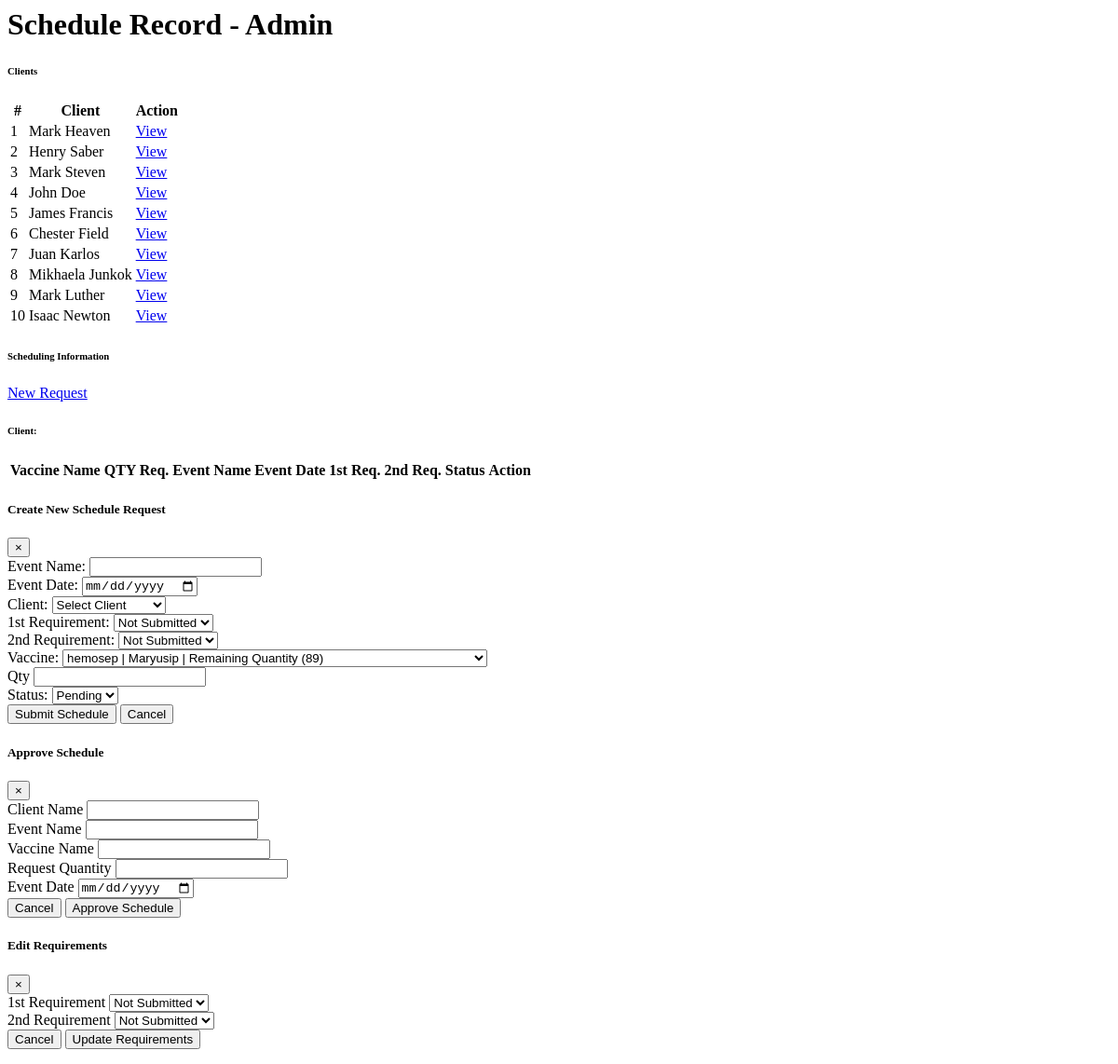
The page /administrator2/Schedule/ScheduleList.php on the database its author committed.
### tables this page shows
CREATE TABLE `client` (
  `CLIENT_ID` int(11) NOT NULL,
  `FNAME` varchar(150) NOT NULL,
  `LNAME` varchar(140) NOT NULL,
  `MIDINITIAL` varchar(150) NOT NULL,
  `ASSOCIATION` varchar(255) NOT NULL,
  `CONTACT_NO` varchar(255) NOT NULL,
  `ADDRESS` varchar(150) NOT NULL,
  `DATE_REGISTERED` date NOT NULL
);

### administrator2/Schedule/addSched.php (the view, shortened to what this page needs)
<div class="modal fade" id="Add_scheduleModal" tabindex="-1" aria-labelledby="AddScheduleModalLabel" aria-hidden="true">
  <div class="modal-dialog modal-dialog-centered modal-lg">
    <div class="modal-content">
      <div class="modal-header bg-primary text-white">
        <h5 class="modal-title">Create New Schedule Request</h5>
        <button type="button" class="close text-white" data-dismiss="modal">&times;</button>
      </div>
      <form action="" id="addScheduleForm" method="POST">
        <div class="modal-body">
          <div class="form-group">
            <label for="event_name">Event Name:</label>
            <input type="text" name="event_name" id="event_name" class="form-control" required>
          </div>
          <div class="form-group">
            <label for="event_date">Event Date:</label>
            <input type="date" name="event_date" id="event_date" class="form-control" required>
          </div>
          <div class="form-group">
            <label for="client_id">Client:</label>
            <select name="client_id" id="client_id" class="form-control" required>
              <option value="">Select Client</option>
            </select>
          </div>
          <div class="form-row">
            <div class="form-group col-md-6">
              <label for="first_requirement">1st Requirement:</label>
              <select name="first_requirement" id="first_requirement" class="form-control" required>
                <option value="0">Not Submitted</option>
              </select>
            </div>
            <div class="form-group col-md-6">
              <label for="second_requirement">2nd Requirement:</label>
              <select name="second_requirement" id="second_requirement" class="form-control" required>
                <option value="0">Not Submitted</option>
              </select>
            </div>
          </div>
          <div class="form-group">
            <label for="status">Vaccine:</label>
            <select name="vaccine_TYPE_ID" id="vacc" class="form-control" required>
                <?php foreach ($vaccineData as $vacc) { ?>
                  <option
                      value="<?= $vacc['VACCINE_TYPE_ID'] ?>"
                      <?= $vacc['QUANTITY_DISPLAY'] == 0 ? 'style="color: red;"' : '' ?>>
                      <?= $vacc['VACCINE_NAME'] . ' | ' . $vacc['DESCRIPTION'] . ' | Remaining Quantity (' . $vacc['QUANTITY_DISPLAY'] . ')' ?>
                  </option>
               <?php } ?>
            </select>
          </div>
          <div class="form-group">
            <div class="row">
              <div class="col">
                <label for="status">Qty</label>
                <input type="number" class="form-control" name="qty" required>
              </div>
              <div class="col">
                <label for="status">Status:</label>
                  <select name="status" id="status" class="form-control" required>
                    <option value="0">Pending</option>
                  </select>
              </div>
            </div>
          </div>
        </div>
        <div class="modal-footer">
          <button type="submit" name="" class="btn btn-primary">Submit Schedule</button>
          <button type="button" class="btn btn-secondary" data-dismiss="modal">Cancel</button>
        </div>
      </form>
    </div>
  </div>
</div>

### administrator2/Schedule/ScheduleList.php (shortened to what this page needs)
  <?php
  require("connection/connection.php");
  $clientQuery = "SELECT CLIENT_ID, CONCAT(FNAME, ' ', LNAME) AS full_name FROM client";
  $clientResult = mysqli_query($con, $clientQuery);
  $clients = mysqli_fetch_all($clientResult, MYSQLI_ASSOC);
$query = "SELECT
    vt.VACCINE_TYPE_ID,
    vt.VACCINE_NAME,
    vt.DESCRIPTION,
    v.QUANTITY,
    CASE
        WHEN v.QUANTITY IS NULL THEN 0
        ELSE v.QUANTITY
    END AS QUANTITY_DISPLAY
FROM
    vaccine_type vt
LEFT JOIN
    vaccine v
ON
    vt.VACCINE_TYPE_ID = v.VACCINE_TYPE_ID;
";
$result = mysqli_query($con, $query);
$vaccineData = mysqli_fetch_all($result, MYSQLI_ASSOC);
  $selectedClientName = '';
  ?>
  <div class="content-wrapper">
    <div class="content-header">
      <h1 class="font-weight-bold text-primary">Schedule Record - Admin<h1>
    </div>
    <section class="content">
      <div class="container-fluid">
        <div class="row">
          <div class="col-md-4">
            <div class="card shadow-sm mb-4">
              <div class="card-header bg-primary text-white d-flex justify-content-between align-items-center">
                <h6 class="mb-0">Clients</h6>
              </div>
              <div class="card-body">
                <table class="table table-striped table-hover" id="client-table">
                  <thead>
                    <tr> <th>#</th><th>Client</th><th>Action</th></tr>
                  </thead>
                  <tbody>
                    <?php $i = 1; foreach ($clients as $client) { ?>
                      <tr>
                        <td><?=$i; ?></td>
                        <td><?= htmlspecialchars($client['full_name']); ?></td>
                        <td>
                          <a href="index2.php?page=Schedule&client_id=<?= $client['CLIENT_ID']; ?>" class="btn btn-sm btn-info">View</a>
                        </td>
                      </tr>
                    <?php $i++; } ?>
                  </tbody>
                </table>
              </div>
            </div>
          </div>
          <div class="col-md-8">
            <div class="card">
              <div class="card-header bg-primary text-white d-flex align-items-center">
                  <h6>Scheduling Information</h6>
                  <a href="#" class="btn btn-dark ml-auto" data-toggle="modal" data-target="#Add_scheduleModal">New Request</a>
              </div>
              <div class="card-body">
                <h6>Client: <span><?= htmlspecialchars($selectedClientName); ?></span></h6>
                <table class="table table-bordered" id="sched-info-table">
                  <thead>
                    <tr>
                      <th>Vaccine Name</th>
                      <th>QTY Req.</th>
                      <th>Event Name</th>
                      <th>Event Date</th>
                      <th>1st Req.</th>
                      <th>2nd Req.</th>
                      <th>Status</th>
                      <th>Action</th>
                    </tr>
                  </thead>
                </table>
              </div>
            </div>
          </div>
        </div>
      </div>
    </section>
  </div>
<?php
include('addSched.php');
?>
<div class="modal fade" id="approveScheduleModal" tabindex="-1" aria-labelledby="approveScheduleModalLabel" aria-hidden="true">
  <div class="modal-dialog">
    <div class="modal-content">
      <div class="modal-header">
        <h5 class="modal-title">Approve Schedule</h5>
        <button type="button" class="close" data-dismiss="modal" aria-label="Close">
          <span aria-hidden="true">&times;</span>
        </button>
      </div>
      <form id="approveScheduleForm" method="post" action="">
        <div class="modal-body">
          <div class="form-group">
            <label for="approveEventDateLabel">Client Name</label>
            <input type="text" name="client_name" id="client-name" class="form-control" readonly>
          </div>
          <div class="form-group">
            <label for="">Event Name</label>
            <input type="text" name="event_name" id="event-name" class="form-control" readonly>
          </div>
          <div class="form-group">
              <div class="row">
                <div class="col">
                  <label for="">Vaccine Name</label>
                  <input type="text" name="vaccine_name" id="vaccine-name" class="form-control" readonly>
                </div>
                <div class="col">
                <label for="">Request Quantity</label>
                <input type="text" name="req_qty" id="req-qty" class="form-control" readonly>
                </div>
              </div>
          </div>
          <div class="form-group">
            <label for="">Event Date</label>
            <input type="date" name="event_date" id="approveEventDate" class="form-control" required>
          </div>
        </div>
        <div class="modal-footer">
          <button type="button" class="btn btn-secondary" data-dismiss="modal">Cancel</button>
          <button type="submit" class="btn btn-primary">Approve Schedule</button>
        </div>
      </form>
    </div>
  </div>
</div>
  <div class="modal fade" id="editRequirementsModal" tabindex="-1" aria-labelledby="editRequirementsModalLabel" aria-hidden="true">
    <div class="modal-dialog">
      <div class="modal-content">
        <div class="modal-header">
          <h5>Edit Requirements</h5>
          <button type="button" class="close" data-dismiss="modal" aria-label="Close">
            <span aria-hidden="true">&times;</span>
          </button>
        </div>
        <form id="editRequirementsForm" method="post">
          <div class="modal-body">
            <div class="form-group">
              <label for="firstRequirement">1st Requirement</label>
              <select name="first_requirement" id="firstRequirement" class="form-control">
                <option value="0">Not Submitted</option>
              </select>
            </div>
            <div class="form-group">
              <label for="secondRequirement">2nd Requirement</label>
              <select name="second_requirement" id="secondRequirement" class="form-control">
                <option value="0">Not Submitted</option>
              </select>
            </div>
          </div>
          <div class="modal-footer">
            <button type="button" class="btn btn-secondary" data-dismiss="modal">Cancel</button>
            <button type="submit" class="btn btn-primary">Update Requirements</button>
          </div>
        </form>
      </div>
    </div>
  </div>

### rows shown on the page
client: full_name "Mark Heaven"
client: full_name "Henry Saber"
client: full_name "Mark Steven"
client: full_name "John Doe"
client: full_name "James Francis"
client: full_name "Chester Field"
client: full_name "Juan Karlos"
client: full_name "Mikhaela Junkok"
client: full_name "Mark Luther"
client: full_name "Isaac Newton"

### other values the page prints
form field vaccine_TYPE_ID "hemosep | Maryusip | Remaining Quantity (89)"
